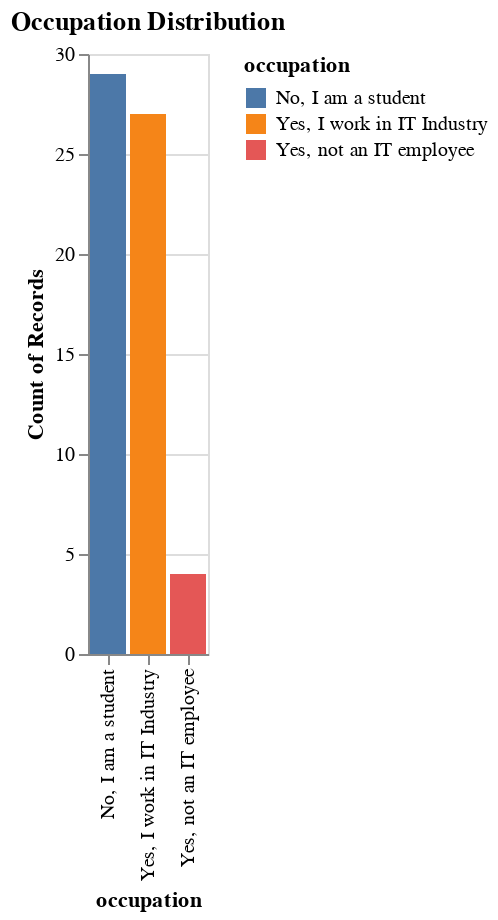

Notebook cell for this chart:
### Code cell
occupation_chart = alt.Chart(df).mark_bar().encode(
    x='occupation',
    y='count()',
    color='occupation'
).properties(
    title='Occupation Distribution'
)

occupation_chart

### Figure 1 — Vega-Lite specification as saved in the notebook (floating-point values rounded to 4 significant figures)
{"config": {"view": {"continuousWidth": 300, "continuousHeight": 300}}, "data": {"name": "data-a8e2955c80f1460f2ae002cbec78177a"}, "mark": {"type": "bar"}, "encoding": {"color": {"field": "occupation", "type": "nominal"}, "x": {"field": "occupation", "type": "nominal"}, "y": {"aggregate": "count", "type": "quantitative"}}, "title": "Occupation Distribution", "$schema": "https://vega.github.io/schema/vega-lite/v5.16.3.json", "datasets": {"data-a8e2955c80f1460f2ae002cbec78177a": [{"Timestamp": "21-07-2023 13:46", "Name": "Madhav Sai", "Age": 22, "occupation": "No, I am a student", "device": "Smartphone", "Activities": "Gaming, Social media browsing, Watching videos/movies/TV shows", "no_screen": "Never", "health": 1, "screen_time": "more than 8 hours"}, {"Timestamp": "21-07-2023 13:56", "Name": "Pavithra", "Age": 22, "occupation": "No, I am a student", "device": "Smartphone, Laptop/Computer", "Activities": "Social media browsing", "no_screen": "Occasionally", "health": 0, "screen_time": "more than 8 hours"}, {"Timestamp": "21-07-2023 13:57", "Name": "Diru", "Age": 25, "occupation": "No, I am a student", "device": "Tablet, Laptop/Computer", "Activities": "Watching videos/movies/TV shows", "no_screen": "Never", "health": 0, "screen_time": "more than 8 hours"}, {"Timestamp": "21-07-2023 14:00", "Name": "Geethika ", "Age": 22, "occupation": "Yes, I work in IT Industry", "device": "Laptop/Computer", "Activities": "Work-related tasks, Watching videos/movies/TV shows, E-books", "no_screen": "Occasionally", "health": 1, "screen_time": "more than 8 hours"}, {"Timestamp": "21-07-2023 14:01", "Name": "Nithyusha ", "Age": 23, "occupation": "Yes, I work in IT Industry", "device": "Smartphone, Laptop/Computer", "Activities": "Work-related tasks, Educational purposes, Watching videos/movies/TV shows", "no_screen": "Occasionally", "health": 1, "screen_time": "7 to 8 hours"}, {"Timestamp": "21-07-2023 14:03", "Name": "Shivam", "Age": 27, "occupation": "No, I am a student", "device": "Smartphone, Laptop/Computer", "Activities": "Work-related tasks, Educational purposes, Social media browsing, Watching videos/movies/TV shows", "no_screen": "Frequently", "health": 1, "screen_time": "5 to 6 hours"}, {"Timestamp": "21-07-2023 14:03", "Name": "Dhanusree Avula ", "Age": 22, "occupation": "No, I am a student", "device": "Smartphone", "Activities": "Social media browsing, Watching videos/movies/TV shows", "no_screen": "Frequently", "health": 1, "screen_time": "7 to 8 hours"}, {"Timestamp": "21-07-2023 14:07", "Name": "Ram Prathyusha Gangisetty", "Age": 23, "occupation": "Yes, I work in IT Industry", "device": "Smartphone, Laptop/Computer", "Activities": "Work-related tasks, Social media browsing, Watching videos/movies/TV shows", "no_screen": "Occasionally", "health": 1, "screen_time": "7 to 8 hours"}, {"Timestamp": "21-07-2023 14:08", "Name": "Lahari", "Age": 23, "occupation": "Yes, I work in IT Industry", "device": "Smartphone", "Activities": "Social media browsing, Watching videos/movies/TV shows", "no_screen": "Frequently", "health": 1, "screen_time": "3 to 4 hours"}, {"Timestamp": "21-07-2023 14:18", "Name": "Divya", "Age": 22, "occupation": "Yes, I work in IT Industry", "device": "Smartphone, Laptop/Computer", "Activities": "Work-related tasks, Watching videos/movies/TV shows", "no_screen": "Frequently", "health": 1, "screen_time": "3 to 4 hours"}, {"Timestamp": "21-07-2023 14:20", "Name": "Praneeth", "Age": 23, "occupation": "Yes, I work in IT Industry", "device": "Smartphone, Laptop/Computer", "Activities": "Work-related tasks, Educational purposes, Social media browsing, Watching videos/movies/TV shows", "no_screen": "Frequently", "health": 1, "screen_time": "more than 8 hours"}, {"Timestamp": "21-07-2023 14:20", "Name": "P Deepika ", "Age": 23, "occupation": "No, I am a student", "device": "Smartphone, Laptop/Computer", "Activities": "Educational purposes, Watching videos/movies/TV shows", "no_screen": "Occasionally", "health": 1, "screen_time": "more than 8 hours"}, {"Timestamp": "21-07-2023 14:20", "Name": "Saicharan", "Age": 23, "occupation": "Yes, I work in IT Industry", "device": "Smartphone, Laptop/Computer", "Activities": "Work-related tasks, Watching videos/movies/TV shows", "no_screen": "Never", "health": 0, "screen_time": "7 to 8 hours"}, {"Timestamp": "21-07-2023 14:21", "Name": "M V SRIHARI ", "Age": 24, "occupation": "No, I am a student", "device": "Smartphone", "Activities": "Social media browsing", "no_screen": "Never", "health": 1, "screen_time": "more than 8 hours"}, {"Timestamp": "21-07-2023 14:22", "Name": "Kalyan", "Age": 22, "occupation": "Yes, I work in IT Industry", "device": "Smartphone, Laptop/Computer", "Activities": "Work-related tasks, Educational purposes, Gaming, Social media browsing, Watching videos/movies/TV shows", "no_screen": "Frequently", "health": 1, "screen_time": "7 to 8 hours"}, {"Timestamp": "21-07-2023 14:23", "Name": "Suneetha ", "Age": 23, "occupation": "Yes, not an IT employee", "device": "Smartphone, Laptop/Computer", "Activities": "Work-related tasks, Social media browsing", "no_screen": "Frequently", "health": 0, "screen_time": "5 to 6 hours"}, {"Timestamp": "21-07-2023 14:24", "Name": "Prakash", "Age": 23, "occupation": "Yes, I work in IT Industry", "device": "Smartphone, Laptop/Computer", "Activities": "Work-related tasks, Educational purposes, Gaming, Social media browsing, Watching videos/movies/TV shows", "no_screen": "Occasionally", "health": 1, "screen_time": "7 to 8 hours"}, {"Timestamp": "21-07-2023 14:24", "Name": "Purushotham", "Age": 23, "occupation": "Yes, I work in IT Industry", "device": "Smartphone, Laptop/Computer", "Activities": "Work-related tasks, Educational purposes, Social media browsing, Watching videos/movies/TV shows", "no_screen": "Never", "health": 1, "screen_time": "more than 8 hours"}, {"Timestamp": "21-07-2023 14:30", "Name": "A. Lakshmi priya", "Age": 23, "occupation": "No, I am a student", "device": "Smartphone", "Activities": "Social media browsing", "no_screen": "Occasionally", "health": 0, "screen_time": "3 to 4 hours"}, {"Timestamp": "21-07-2023 14:30", "Name": "Panjagalla Naga Poornima ", "Age": 20, "occupation": "No, I am a student", "device": "Smartphone, Laptop/Computer", "Activities": "Educational purposes, Watching videos/movies/TV shows", "no_screen": "Occasionally", "health": 0, "screen_time": "7 to 8 hours"}, {"Timestamp": "21-07-2023 14:41", "Name": "Madhav Sai", "Age": 20, "occupation": "No, I am a student", "device": "Laptop/Computer", "Activities": "Social media browsing, Watching videos/movies/TV shows", "no_screen": "Never", "health": 1, "screen_time": "7 to 8 hours"}, {"Timestamp": "21-07-2023 14:47", "Name": "G L JAHNAVI ", "Age": 23, "occupation": "Yes, I work in IT Industry", "device": "Smartphone, Laptop/Computer", "Activities": "Work-related tasks, Watching videos/movies/TV shows", "no_screen": "Occasionally", "health": 1, "screen_time": "more than 8 hours"}, {"Timestamp": "21-07-2023 14:49", "Name": "Sathya", "Age": 23, "occupation": "Yes, I work in IT Industry", "device": "Smartphone, Laptop/Computer", "Activities": "Work-related tasks, Educational purposes, Social media browsing, Watching videos/movies/TV shows", "no_screen": "Occasionally", "health": 1, "screen_time": "more than 8 hours"}, {"Timestamp": "21-07-2023 14:50", "Name": "Sowmya", "Age": 22, "occupation": "Yes, I work in IT Industry", "device": "Smartphone, Laptop/Computer", "Activities": "Work-related tasks, Watching videos/movies/TV shows", "no_screen": "Occasionally", "health": 1, "screen_time": "7 to 8 hours"}, {"Timestamp": "21-07-2023 15:06", "Name": "Brahma Naidu Chandra ", "Age": 20, "occupation": "No, I am a student", "device": "Smartphone", "Activities": "Educational purposes, Gaming, Social media browsing, Watching videos/movies/TV shows", "no_screen": "Frequently", "health": 1, "screen_time": "3 to 4 hours"}, {"Timestamp": "21-07-2023 15:07", "Name": "KAMMARI JASHWANTH ACHARI ", "Age": 23, "occupation": "No, I am a student", "device": "Smartphone", "Activities": "Social media browsing", "no_screen": "Frequently", "health": 0, "screen_time": "5 to 6 hours"}, {"Timestamp": "21-07-2023 15:12", "Name": "Kammara Pranava Sai Deepak Achari", "Age": 19, "occupation": "No, I am a student", "device": "Smartphone, Laptop/Computer", "Activities": "Work-related tasks, Educational purposes, Gaming, Social media browsing, Watching videos/movies/TV shows", "no_screen": "Occasionally", "health": 1, "screen_time": "Less than 1 hour"}, {"Timestamp": "21-07-2023 15:12", "Name": "Manu", "Age": 21, "occupation": "No, I am a student", "device": "Smartphone, Laptop/Computer", "Activities": "Work-related tasks, Gaming, Watching videos/movies/TV shows", "no_screen": "Frequently", "health": 1, "screen_time": "3 to 4 hours"}, {"Timestamp": "21-07-2023 15:15", "Name": "Vamsi ", "Age": 20, "occupation": "No, I am a student", "device": "Smartphone", "Activities": "Educational purposes", "no_screen": "Frequently", "health": 1, "screen_time": "5 to 6 hours"}, {"Timestamp": "21-07-2023 15:31", "Name": "Komera kartheek ", "Age": 26, "occupation": "Yes, I work in IT Industry", "device": "Smartphone", "Activities": "Social media browsing", "no_screen": "Never", "health": 1, "screen_time": "1 to 2 hours"}, {"Timestamp": "21-07-2023 15:32", "Name": "Sai Sathish ", "Age": 21, "occupation": "No, I am a student", "device": "Smartphone, Laptop/Computer", "Activities": "Watching videos/movies/TV shows", "no_screen": "Never", "health": 1, "screen_time": "more than 8 hours"}, {"Timestamp": "21-07-2023 15:33", "Name": "Sreekanth", "Age": 21, "occupation": "No, I am a student", "device": "Smartphone, Laptop/Computer", "Activities": "Educational purposes, Gaming, Social media browsing, Watching videos/movies/TV shows", "no_screen": "Frequently", "health": 1, "screen_time": "7 to 8 hours"}, {"Timestamp": "21-07-2023 15:41", "Name": "Sarayu", "Age": 23, "occupation": "Yes, I work in IT Industry", "device": "Laptop/Computer", "Activities": "Work-related tasks, Educational purposes, Meetings", "no_screen": "Occasionally", "health": 1, "screen_time": "more than 8 hours"}, {"Timestamp": "21-07-2023 15:46", "Name": "Vadla Hemanth Achari", "Age": 20, "occupation": "No, I am a student", "device": "Smartphone, Laptop/Computer", "Activities": "Educational purposes, Social media browsing", "no_screen": "Frequently", "health": 1, "screen_time": "5 to 6 hours"}, {"Timestamp": "21-07-2023 15:45", "Name": "Ashwini k ", "Age": 23, "occupation": "No, I am a student", "device": "Smartphone", "Activities": "Work-related tasks, Educational purposes, Watching videos/movies/TV shows", "no_screen": "Frequently", "health": 1, "screen_time": "3 to 4 hours"}, {"Timestamp": "21-07-2023 16:01", "Name": "Lakkakulakundanasai ", "Age": 22, "occupation": "Yes, I work in IT Industry", "device": "Smartphone, Laptop/Computer", "Activities": "Work-related tasks, Educational purposes, Social media browsing, Watching videos/movies/TV shows", "no_screen": "Occasionally", "health": 1, "screen_time": "more than 8 hours"}, {"Timestamp": "21-07-2023 16:05", "Name": "Sarayu", "Age": 22, "occupation": "Yes, I work in IT Industry", "device": "Laptop/Computer", "Activities": "Work-related tasks", "no_screen": "Occasionally", "health": 1, "screen_time": "5 to 6 hours"}, {"Timestamp": "21-07-2023 16:23", "Name": "Sai Tharun ", "Age": 23, "occupation": "Yes, I work in IT Industry", "device": "Smartphone", "Activities": "Educational purposes", "no_screen": "Frequently", "health": 0, "screen_time": "1 to 2 hours"}, {"Timestamp": "21-07-2023 16:28", "Name": "Badri vishal ", "Age": 23, "occupation": "Yes, I work in IT Industry", "device": "Smartphone", "Activities": "Gaming, Social media browsing, Watching videos/movies/TV shows", "no_screen": "Frequently", "health": 1, "screen_time": "7 to 8 hours"}, {"Timestamp": "21-07-2023 16:28", "Name": "Charan ", "Age": 22, "occupation": "Yes, I work in IT Industry", "device": "Laptop/Computer", "Activities": "Work-related tasks", "no_screen": "Frequently", "health": 0, "screen_time": "7 to 8 hours"}, {"Timestamp": "21-07-2023 16:30", "Name": "Gurunath", "Age": 24, "occupation": "Yes, I work in IT Industry", "device": "Smartphone, Laptop/Computer", "Activities": "Work-related tasks, Educational purposes, Social media browsing", "no_screen": "Frequently", "health": 1, "screen_time": "7 to 8 hours"}, {"Timestamp": "21-07-2023 16:44", "Name": "Madhu ", "Age": 22, "occupation": "Yes, not an IT employee", "device": "Smartphone, Laptop/Computer", "Activities": "Educational purposes", "no_screen": "Occasionally", "health": 0, "screen_time": "5 to 6 hours"}, {"Timestamp": "21-07-2023 16:49", "Name": "Charan", "Age": 22, "occupation": "No, I am a student", "device": "Smartphone, Tablet, Laptop/Computer", "Activities": "Work-related tasks, Educational purposes, Gaming, Social media browsing, Watching videos/movies/TV shows", "no_screen": "Occasionally", "health": 0, "screen_time": "7 to 8 hours"}, {"Timestamp": "21-07-2023 17:09", "Name": "Koppolu Deepak ", "Age": 22, "occupation": "No, I am a student", "device": "Smartphone", "Activities": "Educational purposes, Gaming, Social media browsing, Watching videos/movies/TV shows", "no_screen": "Occasionally", "health": 1, "screen_time": "5 to 6 hours"}, {"Timestamp": "21-07-2023 17:25", "Name": "Sahithi", "Age": 22, "occupation": "Yes, I work in IT Industry", "device": "Smartphone, Laptop/Computer", "Activities": "Work-related tasks, Social media browsing", "no_screen": "Occasionally", "health": 1, "screen_time": "7 to 8 hours"}, {"Timestamp": "21-07-2023 17:56", "Name": "D.Arun kumar ", "Age": 22, "occupation": "No, I am a student", "device": "Smartphone, Laptop/Computer", "Activities": "Educational purposes, Gaming, Watching videos/movies/TV shows", "no_screen": "Occasionally", "health": 0, "screen_time": "1 to 2 hours"}, {"Timestamp": "21-07-2023 18:06", "Name": "V HEMANTH ", "Age": 21, "occupation": "Yes, I work in IT Industry", "device": "Smartphone, Tablet, Laptop/Computer", "Activities": "Work-related tasks, Gaming, Social media browsing, Watching videos/movies/TV shows", "no_screen": "Frequently", "health": 0, "screen_time": "3 to 4 hours"}, {"Timestamp": "21-07-2023 18:10", "Name": "Hajira", "Age": 28, "occupation": "No, I am a student", "device": "Smartphone, Laptop/Computer", "Activities": "Educational purposes, Watching videos/movies/TV shows", "no_screen": "Occasionally", "health": 1, "screen_time": "1 to 2 hours"}, {"Timestamp": "21-07-2023 18:30", "Name": "Bhanu", "Age": 23, "occupation": "No, I am a student", "device": "Smartphone, Laptop/Computer", "Activities": "Work-related tasks, Educational purposes, Social media browsing, Watching videos/movies/TV shows", "no_screen": "Frequently", "health": 0, "screen_time": "3 to 4 hours"}, {"Timestamp": "21-07-2023 21:57", "Name": "Ashalatha ", "Age": 26, "occupation": "No, I am a student", "device": "Smartphone", "Activities": "Social media browsing", "no_screen": "Occasionally", "health": 1, "screen_time": "1 to 2 hours"}, {"Timestamp": "22-07-2023 04:51", "Name": "Mahendra Sankula ", "Age": 22, "occupation": "Yes, I work in IT Industry", "device": "Smartphone, Laptop/Computer", "Activities": "Gaming, Social media browsing, Watching videos/movies/TV shows", "no_screen": "Frequently", "health": 0, "screen_time": "more than 8 hours"}, {"Timestamp": "22-07-2023 05:01", "Name": "Krishna", "Age": 20, "occupation": "Yes, I work in IT Industry", "device": "Laptop/Computer", "Activities": "Work-related tasks, Watching videos/movies/TV shows", "no_screen": "Frequently", "health": 1, "screen_time": "more than 8 hours"}, {"Timestamp": "22-07-2023 07:49", "Name": "Lokesh Royal M", "Age": 22, "occupation": "Yes, I work in IT Industry", "device": "Smartphone, Laptop/Computer", "Activities": "Work-related tasks, Gaming, Social media browsing, Watching videos/movies/TV shows", "no_screen": "Frequently", "health": 1, "screen_time": "more than 8 hours"}, {"Timestamp": "22-07-2023 07:50", "Name": "KANDULA MANASA ", "Age": 22, "occupation": "Yes, I work in IT Industry", "device": "Smartphone, Laptop/Computer", "Activities": "Work-related tasks, Watching videos/movies/TV shows", "no_screen": "Never", "health": 1, "screen_time": "3 to 4 hours"}, {"Timestamp": "22-07-2023 09:53", "Name": "Sreeja Ummadisetty ", "Age": 21, "occupation": "No, I am a student", "device": "Smartphone, Laptop/Computer", "Activities": "Educational purposes, Watching videos/movies/TV shows", "no_screen": "Occasionally", "health": 0, "screen_time": "1 to 2 hours"}, {"Timestamp": "22-07-2023 11:45", "Name": "Kalyan ", "Age": 19, "occupation": "No, I am a student", "device": "Smartphone", "Activities": "Work-related tasks, Educational purposes, Social media browsing, Watching videos/movies/TV shows", "no_screen": "Occasionally", "health": 0, "screen_time": "3 to 4 hours"}, {"Timestamp": "22-07-2023 12:50", "Name": "Sravani ", "Age": 22, "occupation": "No, I am a student", "device": "Smartphone", "Activities": "Educational purposes", "no_screen": "Occasionally", "health": 1, "screen_time": "1 to 2 hours"}, {"Timestamp": "22-07-2023 13:36", "Name": "Nicky", "Age": 22, "occupation": "Yes, not an IT employee", "device": "Smartphone", "Activities": "Watching videos/movies/TV shows", "no_screen": "Occasionally", "health": 1, "screen_time": "5 to 6 hours"}, {"Timestamp": "04-08-2023 15:50", "Name": "Gunta", "Age": 35, "occupation": "Yes, not an IT employee", "device": "Smartphone", "Activities": "Work-related tasks", "no_screen": "Occasionally", "health": 0, "screen_time": "3 to 4 hours"}, {"Timestamp": "04-08-2023 15:51", "Name": "Finn", "Age": 20, "occupation": "No, I am a student", "device": "Smartphone", "Activities": "Social media browsing, Watching videos/movies/TV shows", "no_screen": "Occasionally", "health": 0, "screen_time": "more than 8 hours"}]}}
